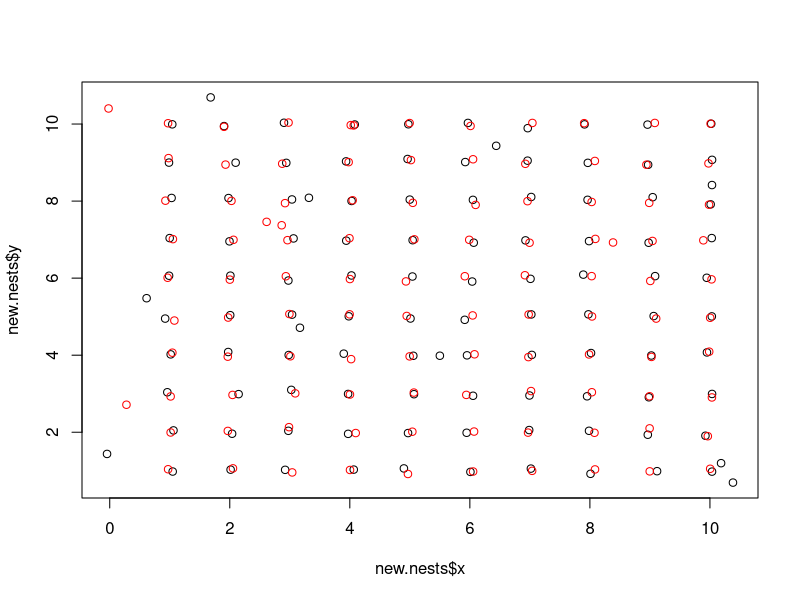

Here is the R script that generated this plot:
# Simulate some nests

library(spatstat)

# Number of nesters (preferably a square)
nest.n <- 100
# Mean nearest neighbor distance of nests
mean.nn <- 1
# Standard deviation of n.n.
nn.sd <- 0.2
# Image error
image.err <- 0
# Number of loafers 
loafers.n <- 10
# Create flight ID
flight.id <- "a"

## Function to generate inital nests and loafers
## [TODO]: incorporate image.err?
initiatenests <- function(nest.n, loafers.n, mean.nn, nn.sd, image.err=0,
                          flight.id="A"){
  
  # Calculate size of square grid:
  grid.size <- sqrt(nest.n)
  # Create coordinates along the grid
  grid.coords <- expand.grid(x=1:grid.size, y=1:grid.size)
  # Generate random noise
  # [TODO: adjust so that standard dev of distance = nn.sd]
  grid.noise <- rnorm(n=2*nest.n, mean=0, sd=nn.sd/2)
  grid.coords$newx <- grid.coords$x+grid.noise[1:nest.n]
  grid.coords$newy <- grid.coords$y + grid.noise[(nest.n+1):(2*nest.n)]
  
  # Create ppp with nests
  nest.pts <- as.ppp(data.frame(grid.coords$newy, grid.coords$newx), 
                    W=owin(xrange=c((min(grid.coords$newx)-mean.nn), 
                                     (max(grid.coords$newx)+mean.nn)), 
                                     yrange=c((min(grid.coords$newy)-mean.nn), 
                                               (max(grid.coords$newy)+mean.nn))))
  # Generate loafers
  loafers <- runifpoint(n=loafers.n, win=nest.pts$window)
  
  # Combine nests and loafers
  all.pts.ppp <- superimpose(nest.pts, loafers)
  all.pts.df <- as.data.frame(all.pts.ppp)
  
  # Mark points as either nesting or non-nesting
  all.pts.df$observed <- c(rep.int(1, nest.n), rep.int(0, loafers.n))
  
  # Generate IDs for each point
  ids <- seq(from=1, to=nrow(all.pts.df), length.out=nrow(all.pts.df))
  all.pts.df$UFID <- paste(flight.id, ids, sep="_")

  return(all.pts.df)
}

newflight <- function(initpts, loafers.n, mean.move, sd.move, image.err=0,
                      flight.id="B"){
  init.nests <- subset(initpts, observed==1)
  nest.n <- nrow(init.nests)
  # Generate random noise
  # [TODO: adjust so that standard dev of distance is right!]
  grid.noise <- rnorm(n=2*nest.n, mean=0, sd=sd.move)
  init.nests$newx <- init.nests$x+grid.noise[1:nest.n]
  init.nests$newy <- init.nests$y + grid.noise[(nest.n+1):(2*nest.n)]
  
  # Create ppp with nests
  nest.pts <- as.ppp(data.frame(init.nests$newy, init.nests$newx), 
                     W=owin(xrange=c((min(init.nests$newx)-mean.nn), 
                                     (max(init.nests$newx)+mean.nn)), 
                            yrange=c((min(init.nests$newy)-mean.nn), 
                                     (max(init.nests$newy)+mean.nn))))
  # Generate loafers
  loafers <- runifpoint(n=loafers.n, win=nest.pts$window)
  
  # Combine nests and loafers
  all.pts.ppp <- superimpose(nest.pts, loafers)
  all.pts.df <- as.data.frame(all.pts.ppp)
  
  # Mark points as either nesting or non-nesting
  all.pts.df$observed <- c(rep.int(1, nest.n), rep.int(0, loafers.n))
  
  # Generate IDs for each point
  ids <- seq(from=1, to=nrow(all.pts.df), length.out=nrow(all.pts.df))
  all.pts.df$UFID <- paste(flight.id, ids, sep="_")
  
  return(all.pts.df)
}



### TEST:
new.nests <- initiatenests(nest.n=100, loafers.n=10, mean.nn=1, nn.sd=0.1)
plot(new.nests$y ~ new.nests$x)

second.nests <- newflight(new.nests, loafers.n=6, mean.move=0.01, sd.move=0.01, 
                          image.err=0, flight.id="B")
points(second.nests$y ~ second.nests$x, col="red")
